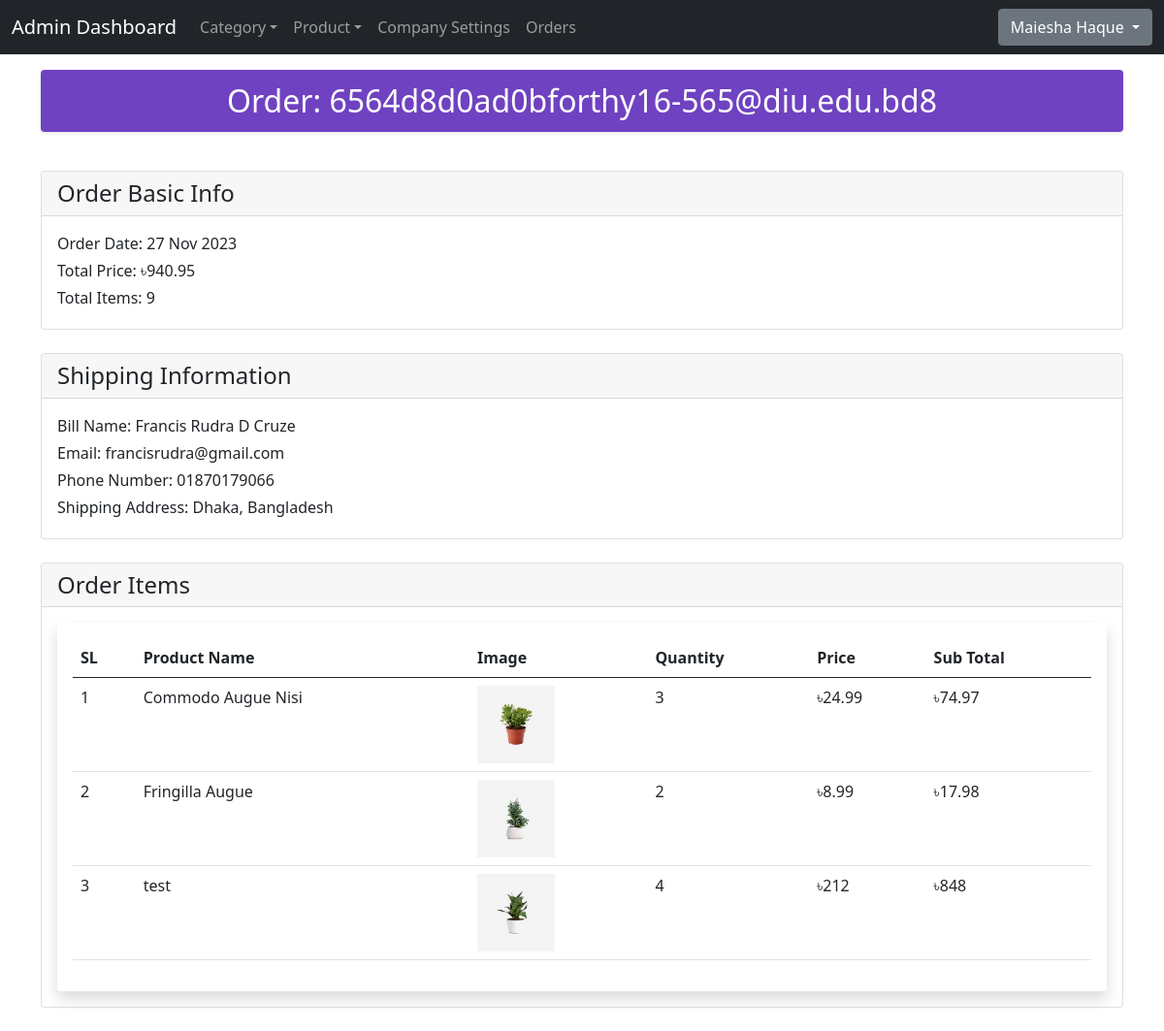
The app's page /admin/order_details.php?order_id=6564d8d0ad0bforthy16-565@diu.edu.bd8 (signed in) with its own data.
### tables this page shows
CREATE TABLE `orders` (
  `id` varchar(255) NOT NULL,
  `order_date` timestamp NOT NULL DEFAULT current_timestamp() ON UPDATE current_timestamp(),
  `payment_type` varchar(255) NOT NULL,
  `total_price` double NOT NULL,
  `customer_id` int(11) NOT NULL,
  `bill_name` varchar(255) NOT NULL,
  `phone_number` varchar(20) NOT NULL,
  `email` text NOT NULL,
  `shipping_address` text NOT NULL
);

CREATE TABLE `order_details` (
  `id` int(11) NOT NULL,
  `product_id` int(11) NOT NULL,
  `quantity` int(11) NOT NULL,
  `price` double NOT NULL,
  `order_id` varchar(255) NOT NULL
);

CREATE TABLE `products` (
  `id` int(11) NOT NULL,
  `name` varchar(255) NOT NULL,
  `description` varchar(255) NOT NULL,
  `regular_price` double NOT NULL,
  `discount_price` double NOT NULL,
  `image_location` varchar(255) NOT NULL,
  `species` varchar(255) NOT NULL,
  `size` varchar(100) NOT NULL,
  `age` int(11) NOT NULL,
  `growth_rate` varchar(100) NOT NULL,
  `water_needs` varchar(255) NOT NULL,
  `availability` varchar(255) NOT NULL,
  `container_type` varchar(255) NOT NULL,
  `category_id` int(11) NOT NULL
);

### db.php (called while the page is built, shortened)
<?php
    function db_connect(){
        $db_host = "localhost";
        $db_user = "root";
        $db_pass = "";
        $db_name = "tree_life_shop";
        return mysqli_connect($db_host, $db_user, $db_pass, $db_name);
    }
?>

### admin/order_details.php (the view, shortened to what this page needs)
<?php
require_once '../db.php';
require_once 'header.php';
if (isset($_GET['order_id'])) {
    $orderId = $_GET['order_id'];
    $order_query = "SELECT o.*, COALESCE(SUM(od.total_items), 0) AS total_items
                FROM `orders` o
                LEFT JOIN (
                    SELECT order_id, SUM(quantity) AS total_items
                    FROM order_details
                    GROUP BY order_id
                ) od ON o.id = od.order_id
                WHERE o.id = '$orderId'";
    $order_result = mysqli_query(db_connect(), $order_query);
    if (mysqli_num_rows($order_result) > 0) {
        $order = mysqli_fetch_assoc($order_result);
?>
<div class="d-flex align-items-center justify-content-center p-3 my-3 text-white bg-purple rounded shadow-sm">
    <div class="lh-1">
        <h1 class="h2 mb-0 text-white lh-1">Order: <?= $orderId ?></h1>
    </div>
</div>
<div class="row">
    <div class="col-12">
        <div class="order-details">
            <div class="row mt-4">
                <div class="col-12">
                    <div class="card">
                        <div class="card-header">
                            <h2 class="card-title fs-4 fw-medium mb-0">Order Basic Info</h2>
                        </div>
                        <div class="card-body">
                            <p class="fs-6 mb-1">Order Date: <?= date('d M Y', strtotime($order['order_date'])) ?></p>
                            <p class="fs-6 mb-1">Total Price: ৳<?= $order['total_price'] ?></p>
                            <p class="fs-6 mb-1">Total Items: <?= $order['total_items'] ?></p>
                        </div>
                    </div>
                </div>
            </div>
            <div class="row mt-4">
                <div class="col-12">
                    <div class="card">
                        <div class="card-header">
                            <h2 class="card-title fs-4 fw-medium mb-0">Shipping Information</h2>
                        </div>
                        <div class="card-body">
                            <p class="fs-6 mb-1">Bill Name: <?= $order['bill_name'] ?></p>
                            <p class="fs-6 mb-1">Email: <?= $order['email'] ?></p>
                            <p class="fs-6 mb-1">Phone Number: <?= $order['phone_number'] ?></p>
                            <p class="fs-6 mb-1">Shipping Address: <?= $order['shipping_address'] ?></p>
                        </div>
                    </div>
                </div>
            </div>
            <div class="row my-4">
                <div class="col-12">
                    <div class="card">
                        <div class="card-header">
                            <h2 class="card-title fs-4 fw-medium mb-0">Order Items</h2>
                        </div>
                        <div class="card-body">
                            <div class="p-3 bg-body rounded shadow">
                                <table class="table">
                                    <thead>
                                        <tr>
                                            <th>SL</th>
                                            <th>Product Name</th>
                                            <th>Image</th>
                                            <th>Quantity</th>
                                            <th>Price</th>
                                            <th>Sub Total</th>
                                        </tr>
                                    </thead>
                                    <tbody>
                                        <?php
                                        $sl = 1;
                                        $cart_query = "SELECT p.id, p.name, p.image_location, od.price, od.quantity
                                    FROM order_details od
                                    JOIN products p ON od.product_id = p.id
                                    WHERE od.order_id = '$orderId'";
                                        $cart_result = mysqli_query(db_connect(), $cart_query);
                                        while ($item = mysqli_fetch_assoc($cart_result)) {
                                            $subTotal = $item['quantity'] * $item['price'];
                                        ?>
                                            <tr>
                                                <td><?= $sl ?></td>
                                                <td class="text-start"><?= $item['name'] ?></td>
                                                <td><img src="../<?= $item['image_location'] ?>" width="80px" alt="<?= $item['name'] ?>"></td>
                                                <td><?= $item['quantity'] ?></td>
                                                <td>৳<?= $item['price'] ?></td>
                                                <td>৳<?= $subTotal ?></td>
                                            </tr>
                                        <?php
                                            $sl++;
                                        }
                                        ?>
                                    </tbody>
                                </table>
                            </div>
                        </div>
                    </div>
                </div>
            </div>
        </div>
    </div>
</div>
<?php
    } else {
        $_SESSION['error'] = "Order not found.";
        header('location: cart.php');
    }
} else {
    $_SESSION['error'] = "Order ID is missing.";
    header('location: cart.php');
}
require_once('footer.php');
?>

### assets/css/offcanvas-navbar.css (style rules this page uses)
html, body { overflow-x: hidden; }
body { padding-top: 56px; }
.bg-purple { background-color: #6f42c1; }

### records on screen
orders: order_date "27 Nov 2023", total_price "940.95", bill_name "Francis Rudra D Cruze", email "francisrudra@gmail.com", phone_number "01870179066", shipping_address "Dhaka, Bangladesh"
order_details: product.name "Commodo Augue Nisi", product.image_location (picture), quantity "3", price "24.99", subTotal "74.97"
order_details: product.name "Fringilla Augue", product.image_location (picture), quantity "2", price "8.99", subTotal "17.98"
order_details: product.name "test", product.name (picture), quantity "4", price "212", subTotal "848"

### other values on screen
$_SESSION['user']['f_name'] "Maiesha Haque"
$orderId "6564d8d0ad0bforthy16-565@diu.edu.bd8"
$order['total_items'] "9"
